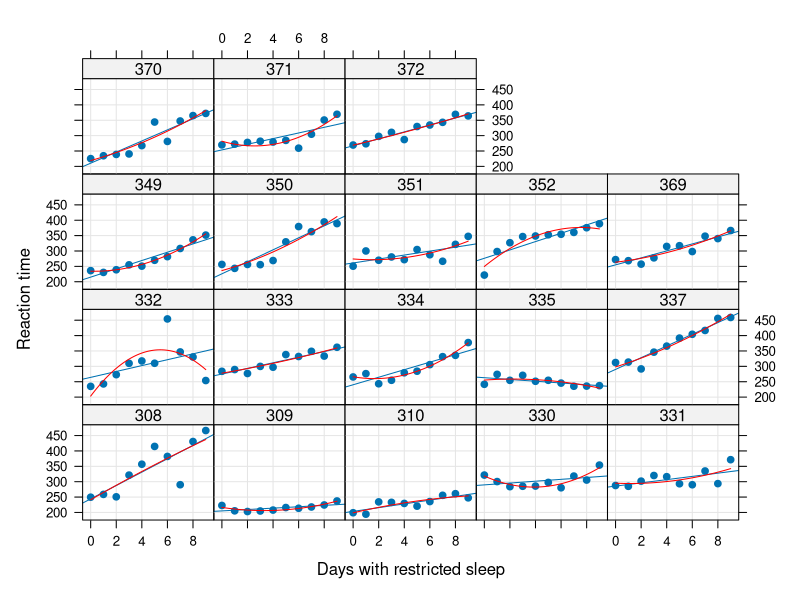
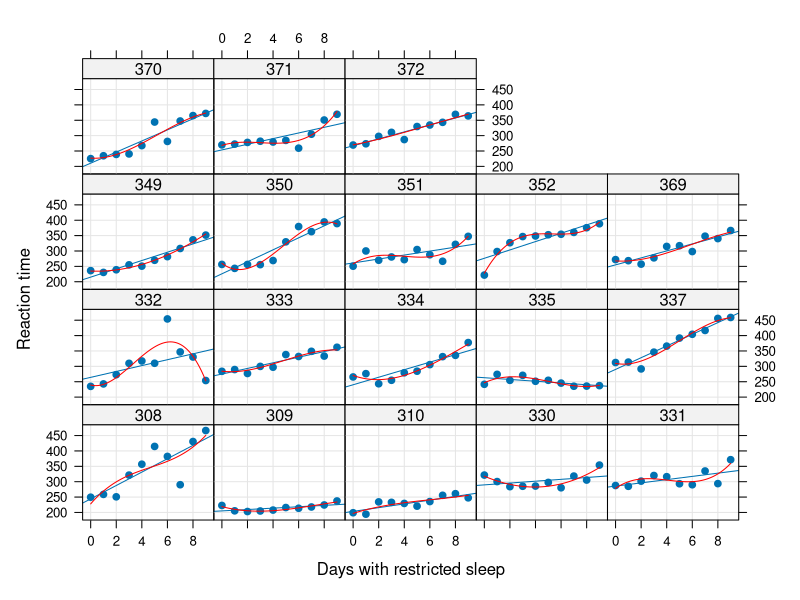
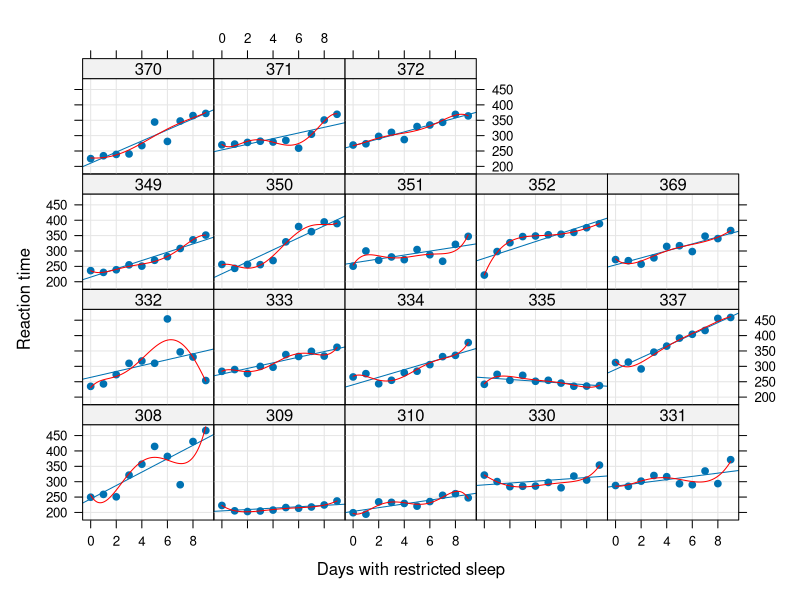
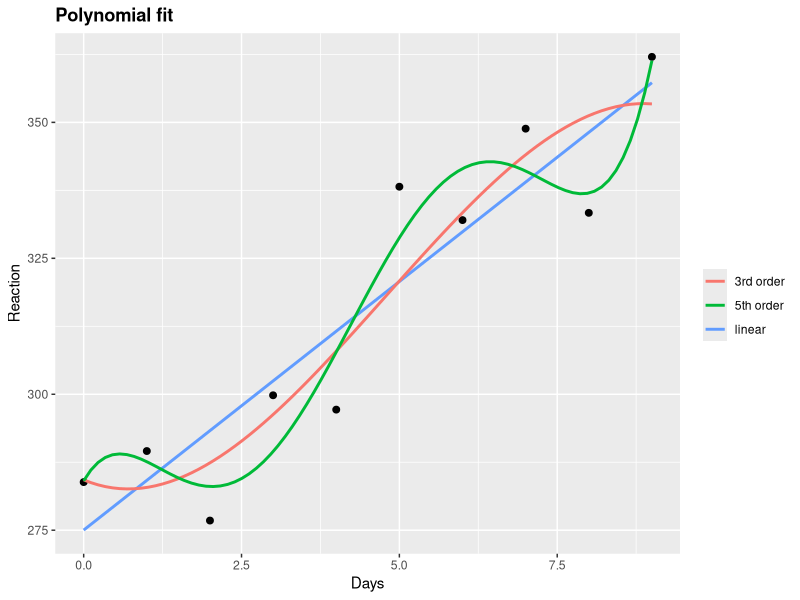
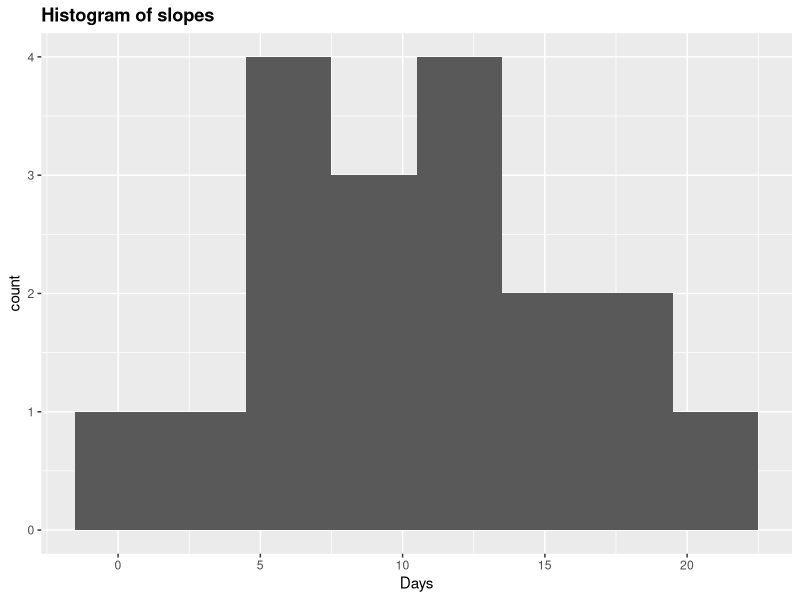

Recreate these plots in R, in order.
## ---- chunk 1
library(lme4)
head(sleepstudy)
## ---- chunk 2
library(lattice)
# panel for lattice package
panel.with.square <- function(...){
  nx = list(...)$x
  ny = list(...)$y
  cc = lm(ny~nx+I(nx^2))$coef
  panel.xyplot(...)
  panel.curve(x^2*cc[3]+x*cc[2]+cc[1], from=min(nx), to=max(nx), col="red")
}
# the plot
xyplot(Reaction ~ Days | Subject, sleepstudy, type = c("g","p","r"),
  xlab = "Days with restricted sleep", ylab = "Reaction time", pch=19,
  panel = panel.with.square)
## ---- chunk 3
# panel for lattice package (second version)
panel.with.cube <- function(...){
  nx = list(...)$x
  ny = list(...)$y
  cc = lm(ny~nx+I(nx^2)+I(nx^3))$coef
  panel.xyplot(...)
  panel.curve(x^3*cc[4]+x^2*cc[3]+x*cc[2]+cc[1], from=min(nx), to=max(nx), col="red")
}
# the plot
xyplot(Reaction ~ Days | Subject, sleepstudy, type = c("g","p","r"),
  xlab = "Days with restricted sleep", ylab = "Reaction time", pch=19,
  panel = panel.with.cube)
## ---- chunk 4
# panel for lattice package (second version)
panel.with.5 <- function(...){
  nx = list(...)$x
  ny = list(...)$y
  cc = lm(ny~nx+I(nx^2)+I(nx^3)+I(nx^4)+I(nx^5))$coef
  panel.xyplot(...)
  panel.curve(x^5*cc[6]+x^4*cc[5]+x^3*cc[4]+x^2*cc[3]+x*cc[2]+cc[1], from=min(nx), to=max(nx), col="red")
}
# the plot
xyplot(Reaction ~ Days | Subject, sleepstudy, type = c("g","p","r"),
  xlab = "Days with restricted sleep", ylab = "Reaction time", pch=19,
  panel = panel.with.5)
## ---- chunk 5
library(ggplot2)

ggplot(sleepstudy[sleepstudy$Subject=="333",], aes(x=Days, y=Reaction)) +
  geom_point(size=2) +
  stat_smooth(aes(colour="linear"), method = "lm", se=FALSE, formula = y ~ x) +
  stat_smooth(aes(colour="3rd order"), method = "lm", se=FALSE, formula = y ~ x + I(x^2) + I(x^3)) +
  stat_smooth(aes(colour="5th order"), method = "lm", se=FALSE, formula = y ~ x + I(x^2) + I(x^3) + I(x^4) + I(x^5)) +
  scale_colour_discrete("") +
  ggtitle("Polynomial fit") + 
  theme(plot.title = element_text(lineheight=.8, face="bold"))
## ---- chunk 6
(model1 <- lmer(Reaction ~ Days + (Days|Subject), data=sleepstudy, REML=FALSE))
(model2 <- lmer(Reaction ~ Days + (Days-1|Subject) + (1|Subject), data=sleepstudy))
## ---- chunk 7
VarCorr(model1)
## ---- chunk 8
anova(model1, model2)
## ---- chunk 9
summary(model2)
## ---- chunk 10
Coefs <- t(t(ranef(model2)$Subject)[c("(Intercept)","Days"),] + fixef(model2))
head(Coefs)
## ---- chunk 11
quantile(Coefs[,2], c(0.25, 0.5, 0.75))
## ---- chunk 12
ggplot(as.data.frame(Coefs), aes(Days)) + geom_histogram(binwidth=3) + ggtitle("Histogram of slopes") + 
  theme(plot.title = element_text(lineheight=.8, face="bold"))
